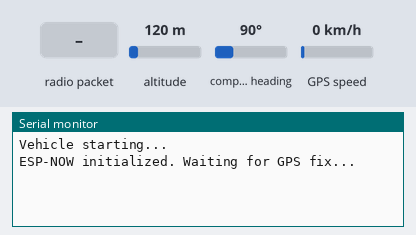
Recording of a sketch running on a simulated ESP32. Shown: the last lines printed to the serial monitor. The inputs (shaded band) are chosen by the test bench; at power-on: GPS speed 0 km/h, altitude 120 m, compass heading 90°. The GPS gets a fix after 3 s at 37.7749, -122.4194 with 8 satellites.

Above: at 1.4 s.
1.5 s: radio packet "1" arrives
At 2.8 s:
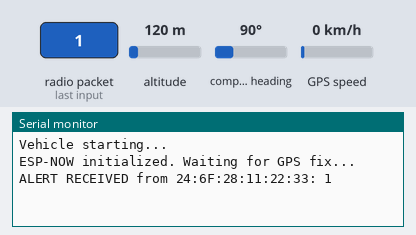
5.5 s: GPS speed set to 2 km/h
At 6.5 s:
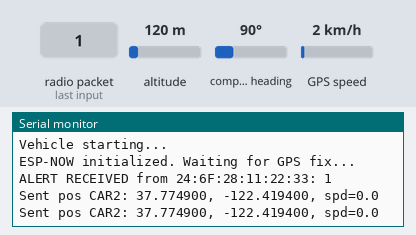
7.0 s: radio packet "0" arrives
At 7.8 s:
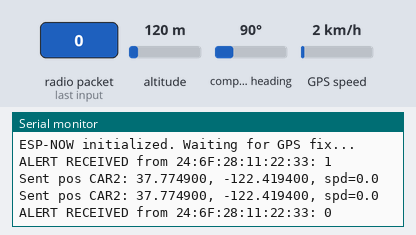
8.5 s: GPS speed set to 30 km/h
At 10.8 s:
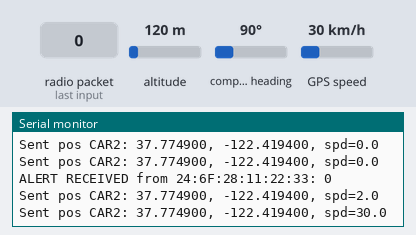
Timing chart, 0 to 11.0 s (numbered marks = the images above; inputs shaded):
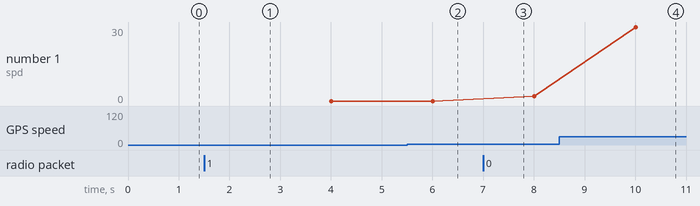

The sketch:

CAR2.ino
```cpp
/* Vehicle ESP32
   - Reads GPS from NEO-6M on UART2 (GPIO16=RX2, GPIO17=TX2)
   - Sends JSON packet (id, lat, lon, speed) via ESP-NOW broadcast
   - Receives alert messages from RSU via esp_now recv callback and prints to Serial
*/

#include <WiFi.h>
#include <esp_now.h>
#include <TinyGPSPlus.h>
#include <HardwareSerial.h>
#include <ArduinoJson.h>

#define VEHICLE_ID "CAR2"   // CHANGE to "CAR2" for second car
#define SEND_INTERVAL_MS 2000

HardwareSerial gpsSerial(2); // use UART2
TinyGPSPlus gps;
unsigned long lastSend = 0;

// --------------------------- ESP-NOW Receive Callback ---------------------------
// Updated for new ESP-NOW API
void onReceive(const esp_now_recv_info *info, const uint8_t *incomingData, int len) {
  const uint8_t *mac = info->src_addr; // MAC from info struct
  char macStr[18];
  snprintf(macStr, sizeof(macStr), "%02X:%02X:%02X:%02X:%02X:%02X",
           mac[0], mac[1], mac[2], mac[3], mac[4], mac[5]);

  char msg[200];
  int l = min(len, (int)sizeof(msg)-1);
  memcpy(msg, incomingData, l);
  msg[l] = '\0';

  Serial.printf("ALERT RECEIVED from %s: %s\n", macStr, msg);
}

// --------------------------- Send GPS Position ---------------------------
void sendPosition() {
  if (!gps.location.isValid()) return; // skip if no fix

  StaticJsonDocument<200> doc;
  doc["id"] = VEHICLE_ID;
  doc["lat"] = gps.location.lat();
  doc["lon"] = gps.location.lng();
  doc["speed"] = gps.speed.kmph();

  char buf[200];
  size_t n = serializeJson(doc, buf);

  esp_err_t res = esp_now_send(NULL, (uint8_t*)buf, n); // broadcast
  if (res == ESP_OK) {
    Serial.printf("Sent pos %s: %.6f, %.6f, spd=%.1f\n", VEHICLE_ID,
                  gps.location.lat(), gps.location.lng(), gps.speed.kmph());
  } else {
    Serial.printf("esp_now_send failed: %d\n", res);
  }
}

// --------------------------- Setup ---------------------------
void setup() {
  Serial.begin(115200);
  delay(200);
  gpsSerial.begin(9600, SERIAL_8N1, 16, 17); // RX=16, TX=17
  Serial.println("Vehicle starting...");

  WiFi.mode(WIFI_STA);
  if (esp_now_init() != ESP_OK) {
    Serial.println("ESP-NOW init failed");
    while (true) delay(1000);
  }

  esp_now_register_recv_cb(onReceive);  // ✅ new function signature used
  Serial.println("ESP-NOW initialized. Waiting for GPS fix...");
}

// --------------------------- Loop ---------------------------
void loop() {
  while (gpsSerial.available()) gps.encode(gpsSerial.read());
  if (millis() - lastSend >= SEND_INTERVAL_MS) {
    lastSend = millis();
    sendPosition();
  }
  delay(10);
}
```

Measured:
- after the input at 1.5 s, the serial monitor: prints a new line at once (image 1)
- after the input at 7.0 s, the serial monitor: prints a new line at once (image 3)
- after the input at 8.5 s, the serial monitor: prints a new line after 1.5 s (image 4)
- plotted number 1: 2 → 30 after the input at 8.5 s
